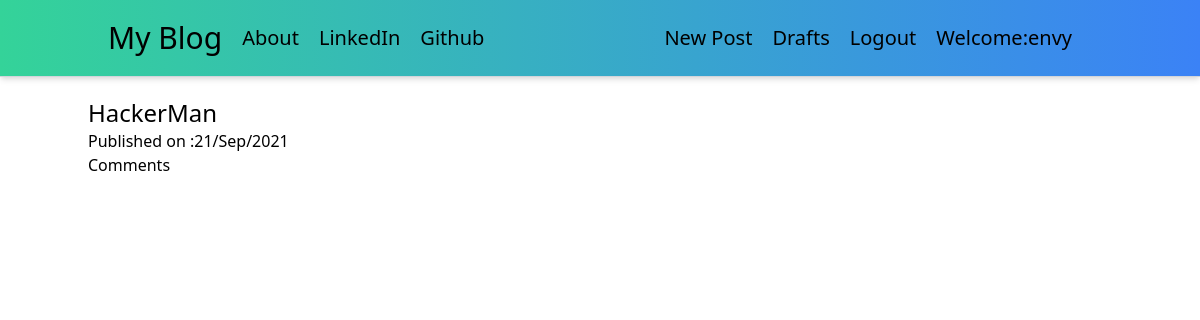
Page /blog/post/list (signed in) on the earlier database version.
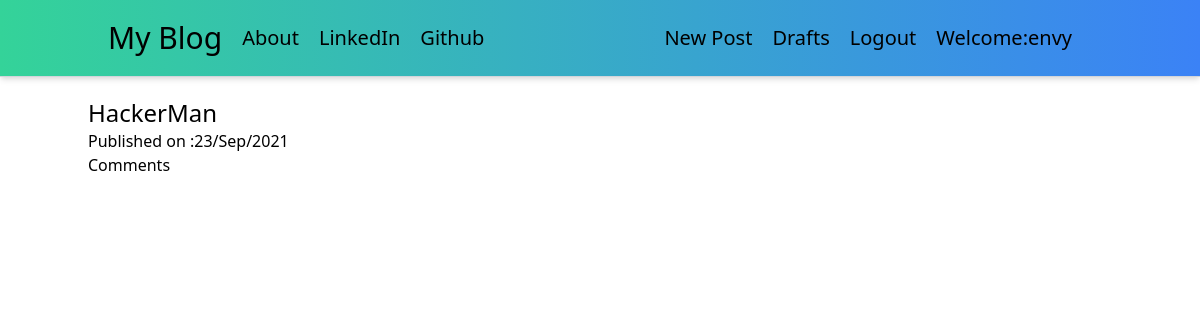
Same page on the later database version.
### blog/models.py (models this page shows, shortened)
class Post(models.Model):
    author = models.ForeignKey('auth.user', on_delete=CASCADE)
    title = models.CharField(max_length=200)
    Text = models.TextField()
    date_created = models.DateTimeField(
        default=timezone.datetime.now, editable=True)
    publish_date = models.DateTimeField(blank=True, null=True)

### blog/views.py (the view)
# urls.py: path('post/list', views.PostListView.as_view(), name='post_list'),
class PostListView(ListView):
    model = Post
    def get_queryset(self):
        return Post.objects.filter(publish_date__lte=timezone.now()).order_by('-publish_date')

### blog/templates/blog/post_list.html (shortened to what this page needs)
{% extends "blog/base.html" %}
{% block content %}
<div class="post md:container md:mx-auto">
  {% for post in post_list %}
  <div class="md:container md:mx-auto mt-5">
    <h1>
      <a
        class="hover:text-purple-900 font text-2xl"
        href="{% url 'blog:post_detail' pk=post.pk %}"
        >{{ post.title }}</a
      >
    </h1>
  </div>
  <div class="">
    <h4>Published on :{{post.publish_date | date:"d/M/Y"}}</h4>
  </div>
  <div class="">
    <a href="{% url 'blog:post_detail' pk=post.pk %}"
      >Comments {{post.approved_comment}}</a
    >
  </div>
  {% endfor %}
</div>
{% endblock content %}

Differences in the rows shown:
changed Post "HackerMan": publish_date "21/Sep/2021" → "23/Sep/2021"
